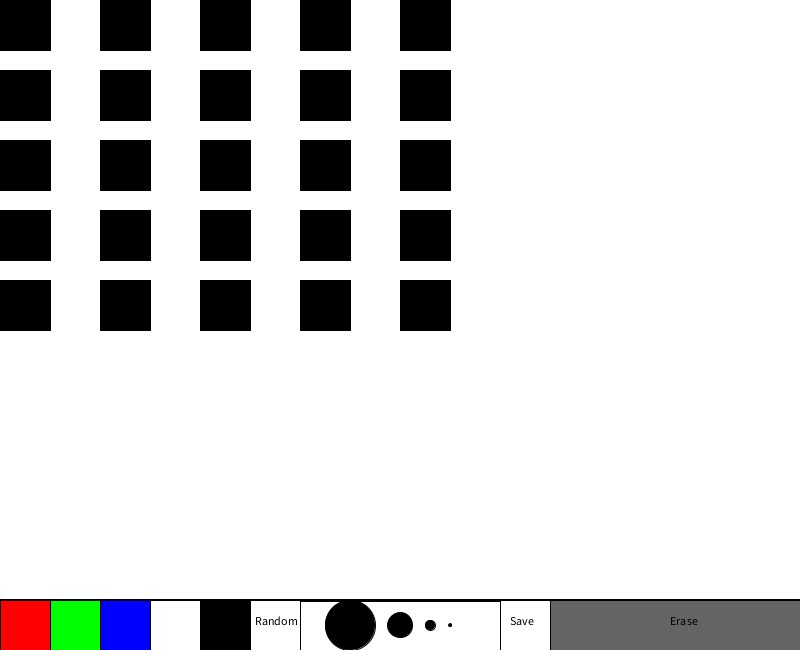
Frame 1 (no input)
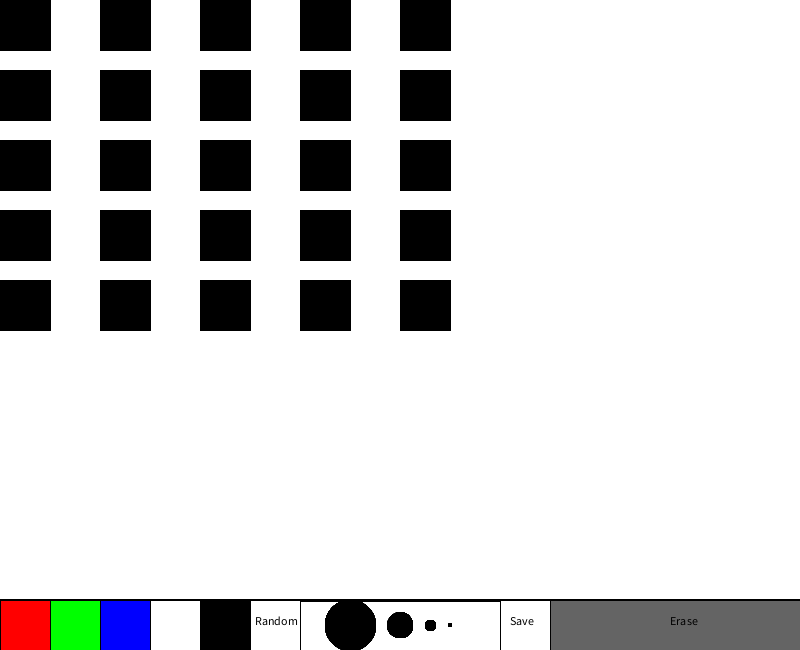
Frame 60 (the mouse pressed at the canvas centre just before this capture)
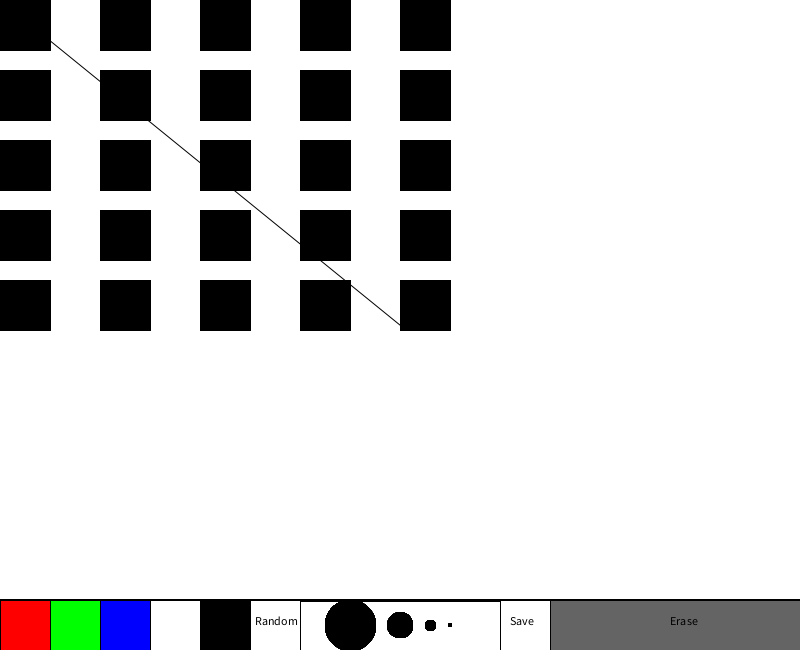
Frame 120 (the mouse held since frame 60 and released just before this capture)

The Processing sketch that drew these frames (run headless with seeded random() and noise(); from frame 60 on, the mouse is pressed at the canvas centre):

// Processing sketch: animMATE_paint_pde
// ── animMATE_paint_pde.pde
import java.util.*;
//import java.lang.*;
//class aniMate{
//InputStreamReader read = new InputStreamReader(System.in);
//BufferedReader in = new BufferedReader(read);
//ArrayList<Square> particles = new ArrayList<Square>();
float r=0;
float g=0;
float b=0;
int penSize = 1;

void setup() {
  /*Scanner in = new Scanner(System.in);
   println("Enter the number of frames");
   int frames = in.nextInt();
   println("Enter the number of lights in each strip: ");
   int lights = in.nextInt();*/
  size(800, 650);
  background(255);
}

color rectangles[][] = new color[5][5];
void draw() {
  stroke(r, g, b);
  strokeWeight(penSize);
  if (mousePressed&&mouseY<height-50) {
    line(pmouseX, pmouseY, mouseX, mouseY);
  }
  strokeWeight(3);
  line(0, height-50, width, height-50);
  stroke(0);
  strokeWeight(1);
  fill(255, 0, 0);
  rect(0, height-50, 50, 50);
  fill(0, 255, 0);
  rect(50, height-50, 50, 50);
  fill(0, 0, 255);
  rect(100, height-50, 50, 50);
  fill(255);
  rect(150, height-50, 50, 50);
  fill(0);
  rect(200, height-50, 50, 50);
  fill(255);
  rect(250, height-50, 50, 50);
  fill(0);
  text("Random", 255, height-25);
  
  for (int row = 0; row < 5; row++) {
    for (int col = 0; col < 5; col++) {
      if (mousePressed && mouseX < col*100+50 && mouseX > col*100 && mouseY > row*70 && mouseY < row*70+50) {
        rectangles[row][col] = color(r,g,b);
      }
      fill(rectangles[row][col]);
      rect(col*100, row*70, 50, 50);
    }
  }
  
  /*
  for (int j=1, k=1; j<=5; j++, k++) {
    if (mousePressed&&mouseX<j*100&&mouseY<j+1) {
      rectangles[j][k]=get(mouseX, mouseY);
      fill(get(mouseX, mouseY));
      rect(j*100, (j+1), 50, 50);
    } else {
      fill(255);
      rect(j*100, (j+1), 50, 50);
    }

    fill(255);
    rect(k*100, 80, 50, 50);
    fill(255);
    rect(k*100, 150, 50, 50);
    fill(255);
    rect(k*100, 225, 50, 50);
    fill(255);
    rect(k*100, 300, 50, 50);
  }*/
  if (mousePressed&&mouseX<50&&mouseY<height-50) {
    r=255;
    g=0;
    b=0;
  }
  if (mousePressed&&mouseX>50&&mouseX<100&&mouseY>height-50) {
    r=0;
    g=255;
    b=0;
  }
  if (mousePressed&&mouseX>100&&mouseX<150&&mouseY>height-50) {
    r=0;
    g=0;
    b=255;
  }
  if (mousePressed&&mouseX>150&&mouseX<200&&mouseY>height-50) {
    r=255;
    g=255;
    b=255;
  }
  if (mousePressed&&mouseX>200&&mouseX<250&&mouseY>height-50) {
    r=0;
    g=0;
    b=0;
  }
  if (mousePressed&&mouseX>250&&mouseX<300&&mouseY>height-50) {
    r=random(255);
    g=random(255);
    b=random(255);
  }

  /*for(int i=0;i<50;i*=10)
   {
   for(int j=0;j<5;j++)
   {
   rect(i, height-10, 10, 10);
   }
   }*/

  //pen size buttons

  fill(0);
  if (mousePressed&&mouseX>350-10&&mouseX<350+10&&mouseY>height-50) {
    penSize=50;
    fill(255);
  }
  ellipse(350, height-25, 50, 50);
  fill(0);
  if (mousePressed&&mouseX>400-10&&mouseX<400+10&&mouseY>height-50) {
    penSize=25;
    fill(255);
  }
  ellipse(400, height-25, 25, 25);
  fill(0);
  if (mousePressed&&mouseX>430-10&&mouseX<430+10&&mouseY>height-50) {
    penSize=10;
    fill(255);
  }
  ellipse(430, height-25, 10, 10);
  fill(0);
  if (mousePressed&&mouseX>450-10&&mouseX<450+10&&mouseY>height-50) {
    penSize=3;
    fill(255);
  }
  ellipse(450, height-25, 3, 3);

  // Save Button
  fill(255);
  rect(500, height-50, 50, 50);
  fill(0);
  text("Save", 510, height-25);

  // Erase Button
  fill(100);
  rect(550, height-50, 250, 50);
  fill(0);
  text("Erase", 670, height-25);
}
void mousePressed() {
  if (mouseX>500&&mouseX<550&&mouseY>height-50) {
    PGraphics pg = createGraphics(5,5);
    pg.beginDraw();
    pg.loadPixels();
    for (int row = 0; row < 5; row++) {
      for (int col = 0; col < 5; col++) {
        pg.pixels[row*5 + col] = rectangles[row][col];
      }
    }
    pg.updatePixels();
    pg.endDraw();
    pg.save("f01.bmp");
  }
  if (mouseX>550&&mouseX<800&&mouseY>height-50) {
    background(255);
  }
}
